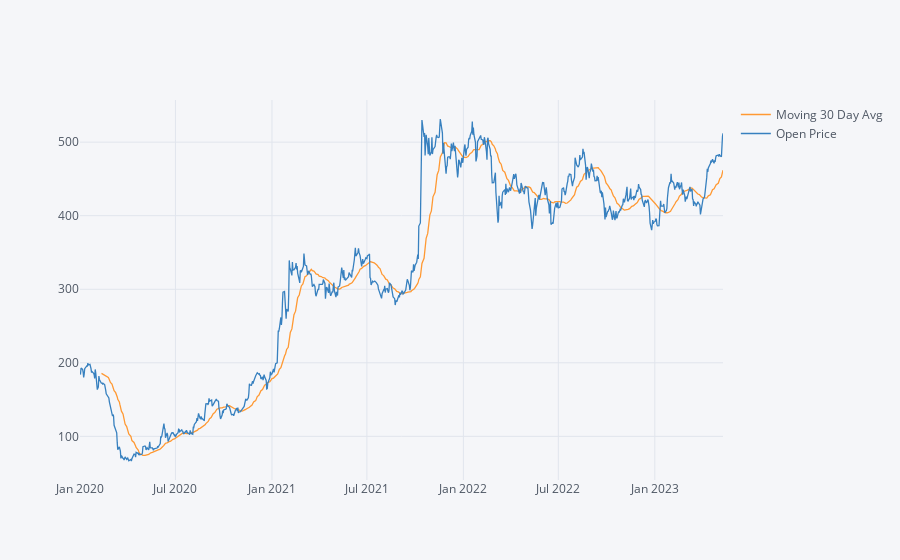

This figure's notebook cell:
### Code cell
Moving_Avg = df['Open'].rolling(window=30).mean()
New_df = pd.merge(Moving_Avg,Open_price,on = 'Date')
New_df.rename(columns = {'Open_x':'Moving 30 Day Avg'}, inplace = True)
New_df.rename(columns = {'Open_y':'Open Price'}, inplace = True)
New_df.iplot()

### Figure 1 — Plotly figure (JSON) as saved in the notebook; plotly's stock layout.template omitted (floating-point values rounded to 4 significant figures; data arrays with more than 128 entries replaced by an {"elided": "..."} marker saying what was removed)
{"data": [{"line": {"color": "rgba(255, 153, 51, 1.0)", "dash": "solid", "shape": "linear", "width": 1.3}, "mode": "lines", "name": "Moving 30 Day Avg", "text": "", "type": "scatter", "x": {"elided": "834 str values"}, "y": {"elided": "834 mixed values"}}, {"line": {"color": "rgba(55, 128, 191, 1.0)", "dash": "solid", "shape": "linear", "width": 1.3}, "mode": "lines", "name": "Open Price", "text": "", "type": "scatter", "x": {"elided": "834 str values"}, "y": {"elided": "834 float values"}}], "layout": {"legend": {"bgcolor": "#F5F6F9", "font": {"color": "#4D5663"}}, "paper_bgcolor": "#F5F6F9", "plot_bgcolor": "#F5F6F9", "title": {"font": {"color": "#4D5663"}}, "xaxis": {"gridcolor": "#E1E5ED", "showgrid": true, "tickfont": {"color": "#4D5663"}, "title": {"font": {"color": "#4D5663"}, "text": ""}, "zerolinecolor": "#E1E5ED"}, "yaxis": {"gridcolor": "#E1E5ED", "showgrid": true, "tickfont": {"color": "#4D5663"}, "title": {"font": {"color": "#4D5663"}, "text": ""}, "zerolinecolor": "#E1E5ED"}}}
